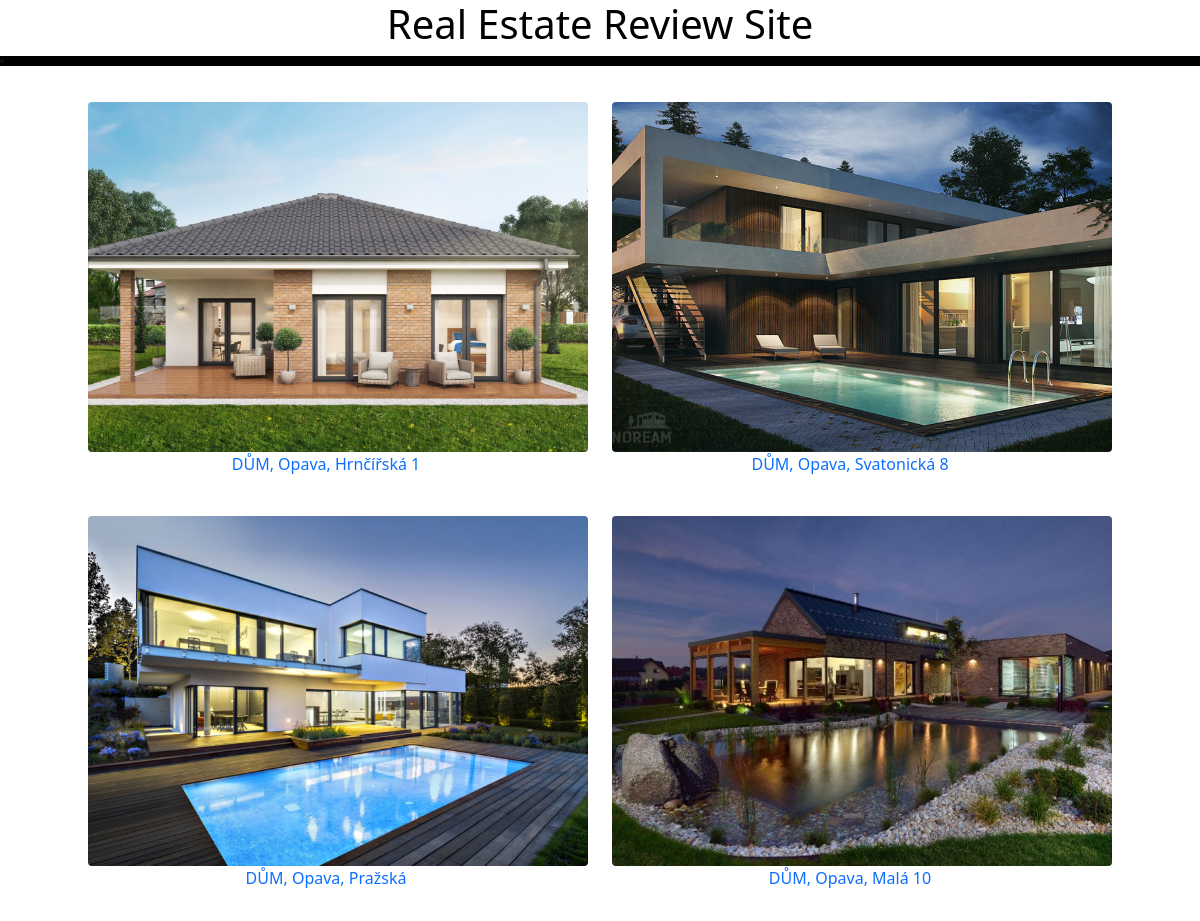
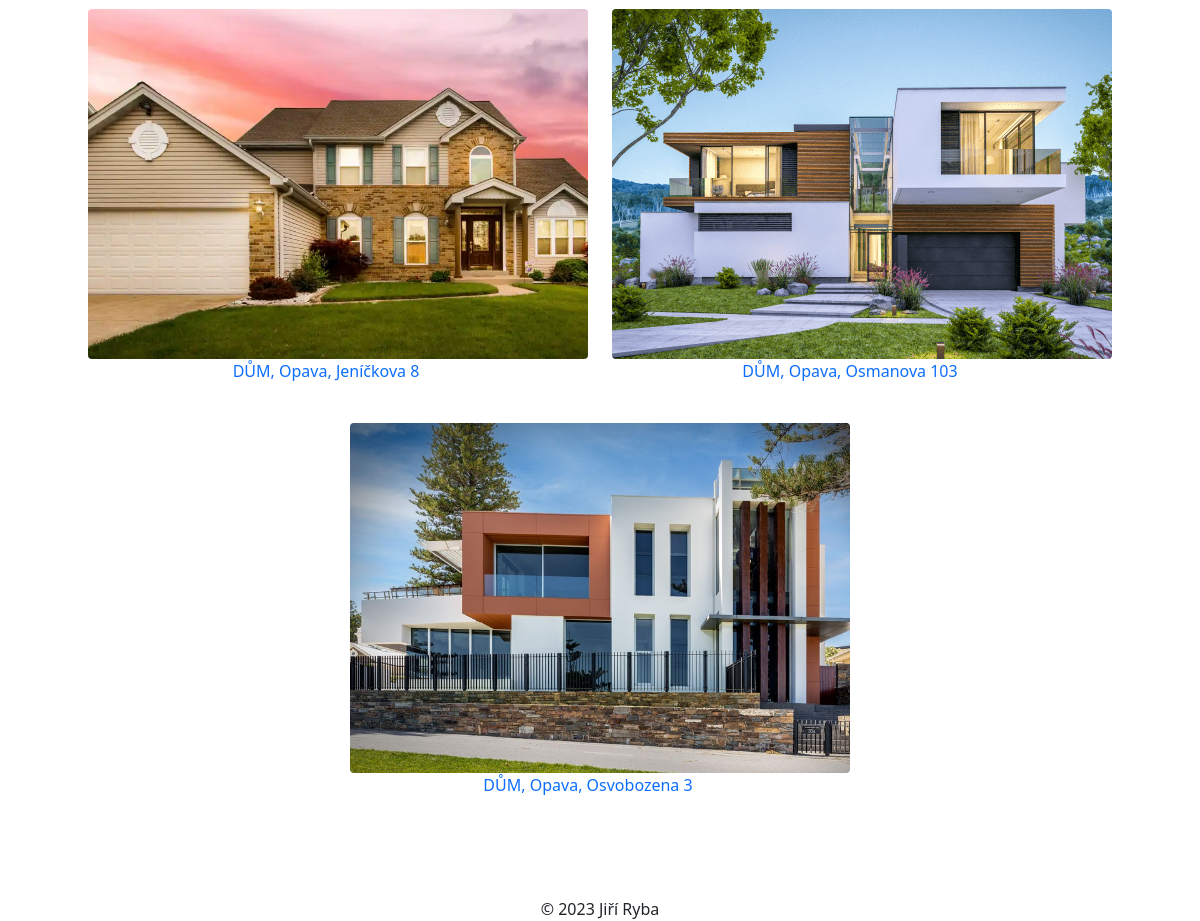
The page / on the database its author committed (2 pictures, top to bottom).
### myapp/models.py (models this page shows, shortened)
class Nemovitost(models.Model):
    BYT = "Byt"
    DUM = "Dům"
    TYP_CHOICES = [
        (BYT, "byt"),
        (DUM, "dům"),
    ]
    VELIKOST1 = "1"
    VELIKOST2 = "1+1"
    VELIKOST3 = "2"
    VELIKOST4 = "2+1"
    VELIKOST5 = "3"
    VELIKOST6 = "3+1"
    VELIKOST_CHOICES = [
        (VELIKOST1, "1"),
        (VELIKOST2, "1+1"),
        (VELIKOST3, "2"),
        (VELIKOST4, "2+1"),
        (VELIKOST5, "3"),
        (VELIKOST6, "3+1"),
    ]
    typ = models.CharField(max_length=45, choices=TYP_CHOICES, default=BYT, verbose_name="Typ", help_text="Vyberte typ nemovitosti")
    velikost = models.CharField(max_length=45, choices=VELIKOST_CHOICES, default=VELIKOST1, verbose_name="Velikost", help_text="Vyberte velikost nemovitosti")
    majitel = models.ForeignKey('Majitel', on_delete=models.CASCADE, verbose_name='Osoba', help_text='Vyberte majitele', default=0)
    mesto = models.CharField(max_length=45, verbose_name="Město", help_text="Zadejte jméno města")
    ulice = models.CharField(max_length=45, verbose_name="Ulice", help_text="Zadejte jméno ulice")
    cena = models.PositiveIntegerField(verbose_name="Cena", help_text="Zadejte cenu")
    fotka = models.ImageField(upload_to="nemovitost", verbose_name="Fotka nemovitosti", help_text="Nahrejte fotku nemovitosti")
    class Meta:
        verbose_name = 'Nemovitost'
        verbose_name_plural = 'Nemovitosti'
        ordering = ['majitel']

### myapp/views.py (the view)
# urls.py: path('', views.NemovitostList.as_view(), name='index'),
class NemovitostList(ListView):
    model = Nemovitost
    context_object_name = 'nemovitost_list'
    template_name = 'index.html'

### myapp/templates/index.html
{% extends "base.html" %}
{% block content %}
    <br>
 <div class="text-center row justify-content-center" style="max-width: 100%;">
        {% for nemovitost in nemovitost_list %}
         <div class="img-with-text text-center col-sm-4 mar">
        <a href="{% url 'detailn' nemovitost.pk %}"><img class="rounded" src="{{ nemovitost.fotka.url }}"
                            style="width:500px;height: 350px;object-fit: cover"
                            alt="{{ nemovitost.typ }} {{ nemovitost.velikost}}"></a>
             <p class="text-center"><a style="text-decoration: none" href="{% url 'detailn' nemovitost.pk %}"><span>{{ nemovitost.typ }}, {{ nemovitost.mesto }}, {{ nemovitost.ulice }}</span></a></p>
            </div>
        {% endfor %}
    </div>
{% endblock %}

### myapp/templates/base.html (shortened to what this page needs)
{% load static %}
<!DOCTYPE html>
<html lang="en">
<head>
    {% load static %}
    <link rel="stylesheet" href="https://cdn.jsdelivr.net/npm/bootstrap@5.1.3/dist/css/bootstrap.min.css">
    <link rel="stylesheet" href="{% static 'css/css.css' %}">
</head>
<body style="margin: 0;">
<header style="width: 100%">
    <div>
        <h1 class="title1">Real Estate Review Site</h1>
        <div class="hrhr">a</div>
    </div>
</header>
<main>{% block content %} {% endblock %}</main>
<br>
<br>
<br>
<footer>© 2023 Jiří Ryba</footer>
</body>
</html>

### myapp/static/css/css.css (style rules this page uses)
.title1 { text-align: center; color: black; }
.hrhr { font-size: 40%; background: black; width: 100%; height: 1%; }
footer { text-align: center; }
.img-with-text { text-align: justify; width: 500px; }
.img-with-text img { display: block; margin: 0 auto; }
.mar { margin: 1%; }

### rows shown on the page
Nemovitost: fotka (picture), typ "DŮM", mesto "Opava", ulice "Hrnčířská 1"
Nemovitost: fotka (picture), typ "DŮM", mesto "Opava", ulice "Svatonická 8"
Nemovitost: fotka (picture), typ "DŮM", mesto "Opava", ulice "Pražská"
Nemovitost: fotka (picture), typ "DŮM", mesto "Opava", ulice "Malá 10"
Nemovitost: fotka (picture), typ "DŮM", mesto "Opava", ulice "Jeníčkova 8"
Nemovitost: fotka (picture), typ "DŮM", mesto "Opava", ulice "Osmanova 103"
Nemovitost: fotka (picture), typ "DŮM", mesto "Opava", ulice "Osvobozena 3"
